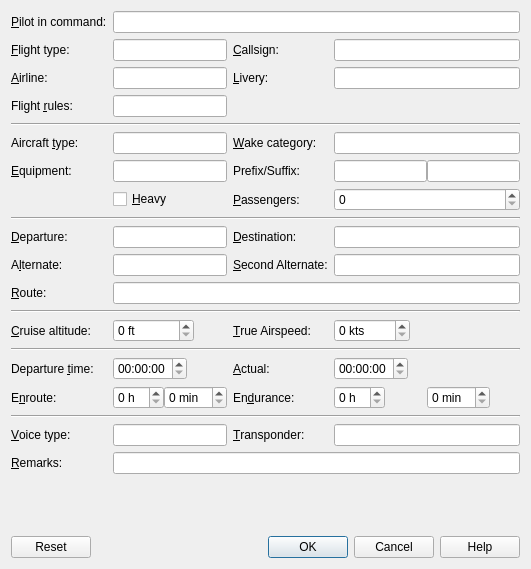
<?xml version="1.0" encoding="UTF-8"?>
<ui version="4.0">
 <class>RouteExportDialog</class>
 <widget class="QDialog" name="RouteExportDialog">
  <property name="geometry">
   <rect>
    <x>0</x>
    <y>0</y>
    <width>531</width>
    <height>569</height>
   </rect>
  </property>
  <property name="windowTitle">
   <string>Little Navmap - Online Network Flightplan Export</string>
  </property>
  <layout class="QVBoxLayout" name="verticalLayout_2">
   <item>
    <layout class="QGridLayout" name="gridLayout_3">
     <item row="8" column="1">
      <widget class="QCheckBox" name="checkBoxHeavy">
       <property name="text">
        <string>&amp;Heavy</string>
       </property>
      </widget>
     </item>
     <item row="6" column="1">
      <widget class="QLineEdit" name="lineEditEquipment"/>
     </item>
     <item row="11" column="2">
      <widget class="QLabel" name="labelAlternate2">
       <property name="text">
        <string>&amp;Second Alternate:</string>
       </property>
       <property name="buddy">
        <cstring>lineEditAlternate2</cstring>
       </property>
      </widget>
     </item>
     <item row="8" column="2">
      <widget class="QLabel" name="labelPassengers">
       <property name="text">
        <string>&amp;Passengers:</string>
       </property>
       <property name="buddy">
        <cstring>spinBoxPassengers</cstring>
       </property>
      </widget>
     </item>
     <item row="16" column="3">
      <widget class="QTimeEdit" name="timeEditDepartureActual">
       <property name="sizePolicy">
        <sizepolicy hsizetype="Fixed" vsizetype="Fixed">
         <horstretch>0</horstretch>
         <verstretch>0</verstretch>
        </sizepolicy>
       </property>
      </widget>
     </item>
     <item row="20" column="3">
      <widget class="QLineEdit" name="lineEditTransponder"/>
     </item>
     <item row="10" column="2">
      <widget class="QLabel" name="labelDestination">
       <property name="text">
        <string>&amp;Destination:</string>
       </property>
       <property name="buddy">
        <cstring>lineEditDestination</cstring>
       </property>
      </widget>
     </item>
     <item row="14" column="2">
      <widget class="QLabel" name="labelTrueAirspeed">
       <property name="text">
        <string>&amp;True Airspeed:</string>
       </property>
       <property name="buddy">
        <cstring>spinBoxTrueAirspeed</cstring>
       </property>
      </widget>
     </item>
     <item row="1" column="2">
      <widget class="QLabel" name="labelCallsign">
       <property name="text">
        <string>&amp;Callsign:</string>
       </property>
       <property name="buddy">
        <cstring>lineEditCallsign</cstring>
       </property>
      </widget>
     </item>
     <item row="11" column="3">
      <widget class="QLineEdit" name="lineEditAlternate2"/>
     </item>
     <item row="1" column="3">
      <widget class="QLineEdit" name="lineEditCallsign"/>
     </item>
     <item row="2" column="0">
      <widget class="QLabel" name="labelAirline">
       <property name="text">
        <string>&amp;Airline:</string>
       </property>
       <property name="buddy">
        <cstring>lineEditAirline</cstring>
       </property>
      </widget>
     </item>
     <item row="3" column="1">
      <widget class="QLineEdit" name="lineEditFlightRules"/>
     </item>
     <item row="14" column="0">
      <widget class="QLabel" name="labelCruiseAltitude">
       <property name="text">
        <string>&amp;Cruise altitude:</string>
       </property>
       <property name="buddy">
        <cstring>spinBoxCruiseAltitude</cstring>
       </property>
      </widget>
     </item>
     <item row="3" column="0">
      <widget class="QLabel" name="labelFlightRules">
       <property name="text">
        <string>Flight &amp;rules:</string>
       </property>
       <property name="buddy">
        <cstring>lineEditFlightRules</cstring>
       </property>
      </widget>
     </item>
     <item row="4" column="0" colspan="4">
      <widget class="Line" name="line_6">
       <property name="orientation">
        <enum>Qt::Horizontal</enum>
       </property>
      </widget>
     </item>
     <item row="10" column="3">
      <widget class="QLineEdit" name="lineEditDestination"/>
     </item>
     <item row="20" column="1">
      <widget class="QLineEdit" name="lineEditVoiceType"/>
     </item>
     <item row="20" column="2">
      <widget class="QLabel" name="labelTransponder">
       <property name="text">
        <string>&amp;Transponder:</string>
       </property>
       <property name="buddy">
        <cstring>lineEditTransponder</cstring>
       </property>
      </widget>
     </item>
     <item row="21" column="0">
      <widget class="QLabel" name="labelRemarks">
       <property name="text">
        <string>&amp;Remarks:</string>
       </property>
       <property name="buddy">
        <cstring>lineEditRemarks</cstring>
       </property>
      </widget>
     </item>
     <item row="5" column="3">
      <widget class="QLineEdit" name="lineEditWakeCategory"/>
     </item>
     <item row="21" column="1" colspan="3">
      <widget class="QLineEdit" name="lineEditRemarks"/>
     </item>
     <item row="2" column="2">
      <widget class="QLabel" name="labelLivery">
       <property name="text">
        <string>&amp;Livery:</string>
       </property>
       <property name="buddy">
        <cstring>lineEditLivery</cstring>
       </property>
      </widget>
     </item>
     <item row="13" column="0" colspan="4">
      <widget class="Line" name="line">
       <property name="orientation">
        <enum>Qt::Horizontal</enum>
       </property>
      </widget>
     </item>
     <item row="1" column="1">
      <widget class="QLineEdit" name="lineEditFlightType"/>
     </item>
     <item row="16" column="1">
      <widget class="QTimeEdit" name="timeEditDeparture">
       <property name="sizePolicy">
        <sizepolicy hsizetype="Fixed" vsizetype="Fixed">
         <horstretch>0</horstretch>
         <verstretch>0</verstretch>
        </sizepolicy>
       </property>
       <property name="currentSectionIndex">
        <number>0</number>
       </property>
      </widget>
     </item>
     <item row="12" column="0">
      <widget class="QLabel" name="labelRoute">
       <property name="text">
        <string>&amp;Route:</string>
       </property>
       <property name="buddy">
        <cstring>lineEditRoute</cstring>
       </property>
      </widget>
     </item>
     <item row="16" column="2">
      <widget class="QLabel" name="labelTimeDepartureActual">
       <property name="text">
        <string>&amp;Actual:</string>
       </property>
       <property name="buddy">
        <cstring>timeEditDepartureActual</cstring>
       </property>
      </widget>
     </item>
     <item row="14" column="1">
      <widget class="QSpinBox" name="spinBoxCruiseAltitude">
       <property name="sizePolicy">
        <sizepolicy hsizetype="Fixed" vsizetype="Fixed">
         <horstretch>0</horstretch>
         <verstretch>0</verstretch>
        </sizepolicy>
       </property>
       <property name="showGroupSeparator" stdset="0">
        <bool>true</bool>
       </property>
       <property name="suffix">
        <string> ft</string>
       </property>
       <property name="prefix">
        <string/>
       </property>
       <property name="maximum">
        <number>100000</number>
       </property>
       <property name="singleStep">
        <number>100</number>
       </property>
      </widget>
     </item>
     <item row="2" column="1">
      <widget class="QLineEdit" name="lineEditAirline"/>
     </item>
     <item row="1" column="0">
      <widget class="QLabel" name="labelFlightType">
       <property name="text">
        <string>&amp;Flight type:</string>
       </property>
       <property name="buddy">
        <cstring>lineEditFlightType</cstring>
       </property>
      </widget>
     </item>
     <item row="10" column="0">
      <widget class="QLabel" name="labelDeparture">
       <property name="text">
        <string>&amp;Departure:</string>
       </property>
       <property name="buddy">
        <cstring>lineEditDeparture</cstring>
       </property>
      </widget>
     </item>
     <item row="9" column="0" colspan="4">
      <widget class="Line" name="line_5">
       <property name="orientation">
        <enum>Qt::Horizontal</enum>
       </property>
      </widget>
     </item>
     <item row="5" column="2">
      <widget class="QLabel" name="labelWakeCategory">
       <property name="text">
        <string>&amp;Wake category:</string>
       </property>
       <property name="buddy">
        <cstring>lineEditWakeCategory</cstring>
       </property>
      </widget>
     </item>
     <item row="5" column="1">
      <widget class="QLineEdit" name="lineEditAircraftType"/>
     </item>
     <item row="8" column="3">
      <widget class="QSpinBox" name="spinBoxPassengers">
       <property name="maximum">
        <number>10000</number>
       </property>
      </widget>
     </item>
     <item row="14" column="3">
      <widget class="QSpinBox" name="spinBoxTrueAirspeed">
       <property name="sizePolicy">
        <sizepolicy hsizetype="Fixed" vsizetype="Fixed">
         <horstretch>0</horstretch>
         <verstretch>0</verstretch>
        </sizepolicy>
       </property>
       <property name="showGroupSeparator" stdset="0">
        <bool>true</bool>
       </property>
       <property name="suffix">
        <string> kts</string>
       </property>
       <property name="maximum">
        <number>5000</number>
       </property>
       <property name="singleStep">
        <number>10</number>
       </property>
      </widget>
     </item>
     <item row="6" column="0">
      <widget class="QLabel" name="labelEquipment">
       <property name="text">
        <string>&amp;Equipment:</string>
       </property>
       <property name="buddy">
        <cstring>lineEditEquipment</cstring>
       </property>
      </widget>
     </item>
     <item row="11" column="0">
      <widget class="QLabel" name="labelAlternate">
       <property name="text">
        <string>A&amp;lternate:</string>
       </property>
       <property name="buddy">
        <cstring>lineEditAlternate</cstring>
       </property>
      </widget>
     </item>
     <item row="11" column="1">
      <widget class="QLineEdit" name="lineEditAlternate"/>
     </item>
     <item row="19" column="0" colspan="4">
      <widget class="Line" name="line_3">
       <property name="orientation">
        <enum>Qt::Horizontal</enum>
       </property>
      </widget>
     </item>
     <item row="15" column="0" colspan="4">
      <widget class="Line" name="line_7">
       <property name="orientation">
        <enum>Qt::Horizontal</enum>
       </property>
      </widget>
     </item>
     <item row="16" column="0">
      <widget class="QLabel" name="labelTimeDeparture">
       <property name="text">
        <string>Departure &amp;time:</string>
       </property>
       <property name="buddy">
        <cstring>timeEditDeparture</cstring>
       </property>
      </widget>
     </item>
     <item row="2" column="3">
      <widget class="QLineEdit" name="lineEditLivery"/>
     </item>
     <item row="0" column="1" colspan="3">
      <widget class="QLineEdit" name="lineEditPilotInCommand"/>
     </item>
     <item row="20" column="0">
      <widget class="QLabel" name="labelVoiceType">
       <property name="text">
        <string>&amp;Voice type:</string>
       </property>
       <property name="buddy">
        <cstring>lineEditVoiceType</cstring>
       </property>
      </widget>
     </item>
     <item row="5" column="0">
      <widget class="QLabel" name="labelAircraftType">
       <property name="text">
        <string>Aircraft &amp;type:</string>
       </property>
       <property name="buddy">
        <cstring>lineEditAircraftType</cstring>
       </property>
      </widget>
     </item>
     <item row="0" column="0">
      <widget class="QLabel" name="labelPilotInCommand">
       <property name="text">
        <string>&amp;Pilot in command:</string>
       </property>
       <property name="buddy">
        <cstring>lineEditPilotInCommand</cstring>
       </property>
      </widget>
     </item>
     <item row="12" column="1" colspan="3">
      <widget class="QLineEdit" name="lineEditRoute"/>
     </item>
     <item row="10" column="1">
      <widget class="QLineEdit" name="lineEditDeparture"/>
     </item>
     <item row="17" column="0">
      <widget class="QLabel" name="labelTimeEnroute">
       <property name="text">
        <string>E&amp;nroute:</string>
       </property>
       <property name="buddy">
        <cstring>spinBoxEnrouteHour</cstring>
       </property>
      </widget>
     </item>
     <item row="17" column="1">
      <layout class="QHBoxLayout" name="horizontalLayout_2">
       <property name="spacing">
        <number>0</number>
       </property>
       <item alignment="Qt::AlignLeft">
        <widget class="QSpinBox" name="spinBoxEnrouteHour">
         <property name="sizePolicy">
          <sizepolicy hsizetype="Fixed" vsizetype="Fixed">
           <horstretch>0</horstretch>
           <verstretch>0</verstretch>
          </sizepolicy>
         </property>
         <property name="suffix">
          <string> h</string>
         </property>
        </widget>
       </item>
       <item alignment="Qt::AlignLeft">
        <widget class="QSpinBox" name="spinBoxEnrouteMin">
         <property name="sizePolicy">
          <sizepolicy hsizetype="Fixed" vsizetype="Fixed">
           <horstretch>0</horstretch>
           <verstretch>0</verstretch>
          </sizepolicy>
         </property>
         <property name="suffix">
          <string> min</string>
         </property>
         <property name="maximum">
          <number>59</number>
         </property>
        </widget>
       </item>
      </layout>
     </item>
     <item row="17" column="2">
      <widget class="QLabel" name="labelTimeEndurance">
       <property name="text">
        <string>En&amp;durance:</string>
       </property>
       <property name="buddy">
        <cstring>spinBoxEnduranceHour</cstring>
       </property>
      </widget>
     </item>
     <item row="17" column="3">
      <layout class="QHBoxLayout" name="horizontalLayout_3">
       <property name="spacing">
        <number>0</number>
       </property>
       <item alignment="Qt::AlignLeft">
        <widget class="QSpinBox" name="spinBoxEnduranceHour">
         <property name="sizePolicy">
          <sizepolicy hsizetype="Fixed" vsizetype="Fixed">
           <horstretch>0</horstretch>
           <verstretch>0</verstretch>
          </sizepolicy>
         </property>
         <property name="suffix">
          <string> h</string>
         </property>
        </widget>
       </item>
       <item alignment="Qt::AlignLeft">
        <widget class="QSpinBox" name="spinBoxEnduranceMin">
         <property name="sizePolicy">
          <sizepolicy hsizetype="Fixed" vsizetype="Fixed">
           <horstretch>0</horstretch>
           <verstretch>0</verstretch>
          </sizepolicy>
         </property>
         <property name="suffix">
          <string> min</string>
         </property>
         <property name="maximum">
          <number>59</number>
         </property>
        </widget>
       </item>
      </layout>
     </item>
     <item row="6" column="3">
      <layout class="QHBoxLayout" name="horizontalLayout">
       <property name="spacing">
        <number>0</number>
       </property>
       <item>
        <widget class="QLineEdit" name="lineEditEquipmentPrefix"/>
       </item>
       <item>
        <widget class="QLineEdit" name="lineEditEquipmentSuffix"/>
       </item>
      </layout>
     </item>
     <item row="6" column="2">
      <widget class="QLabel" name="labelEquipmentPrefixSuffix">
       <property name="text">
        <string>Prefix/Suffix:</string>
       </property>
       <property name="buddy">
        <cstring>lineEditEquipmentPrefix</cstring>
       </property>
      </widget>
     </item>
    </layout>
   </item>
   <item>
    <spacer name="verticalSpacer">
     <property name="orientation">
      <enum>Qt::Vertical</enum>
     </property>
     <property name="sizeHint" stdset="0">
      <size>
       <width>20</width>
       <height>0</height>
      </size>
     </property>
    </spacer>
   </item>
   <item>
    <widget class="QDialogButtonBox" name="buttonBox">
     <property name="orientation">
      <enum>Qt::Horizontal</enum>
     </property>
     <property name="standardButtons">
      <set>QDialogButtonBox::Cancel|QDialogButtonBox::Help|QDialogButtonBox::Ok|QDialogButtonBox::Reset</set>
     </property>
    </widget>
   </item>
  </layout>
 </widget>
 <tabstops>
  <tabstop>lineEditPilotInCommand</tabstop>
  <tabstop>lineEditFlightType</tabstop>
  <tabstop>lineEditCallsign</tabstop>
  <tabstop>lineEditAirline</tabstop>
  <tabstop>lineEditLivery</tabstop>
  <tabstop>lineEditFlightRules</tabstop>
  <tabstop>lineEditAircraftType</tabstop>
  <tabstop>lineEditWakeCategory</tabstop>
  <tabstop>lineEditEquipment</tabstop>
  <tabstop>lineEditEquipmentPrefix</tabstop>
  <tabstop>lineEditEquipmentSuffix</tabstop>
  <tabstop>checkBoxHeavy</tabstop>
  <tabstop>spinBoxPassengers</tabstop>
  <tabstop>lineEditDeparture</tabstop>
  <tabstop>lineEditDestination</tabstop>
  <tabstop>lineEditAlternate</tabstop>
  <tabstop>lineEditAlternate2</tabstop>
  <tabstop>lineEditRoute</tabstop>
  <tabstop>spinBoxCruiseAltitude</tabstop>
  <tabstop>spinBoxTrueAirspeed</tabstop>
  <tabstop>timeEditDeparture</tabstop>
  <tabstop>timeEditDepartureActual</tabstop>
  <tabstop>spinBoxEnrouteHour</tabstop>
  <tabstop>spinBoxEnrouteMin</tabstop>
  <tabstop>spinBoxEnduranceHour</tabstop>
  <tabstop>spinBoxEnduranceMin</tabstop>
  <tabstop>lineEditVoiceType</tabstop>
  <tabstop>lineEditTransponder</tabstop>
  <tabstop>lineEditRemarks</tabstop>
 </tabstops>
 <resources/>
 <connections/>
</ui>
